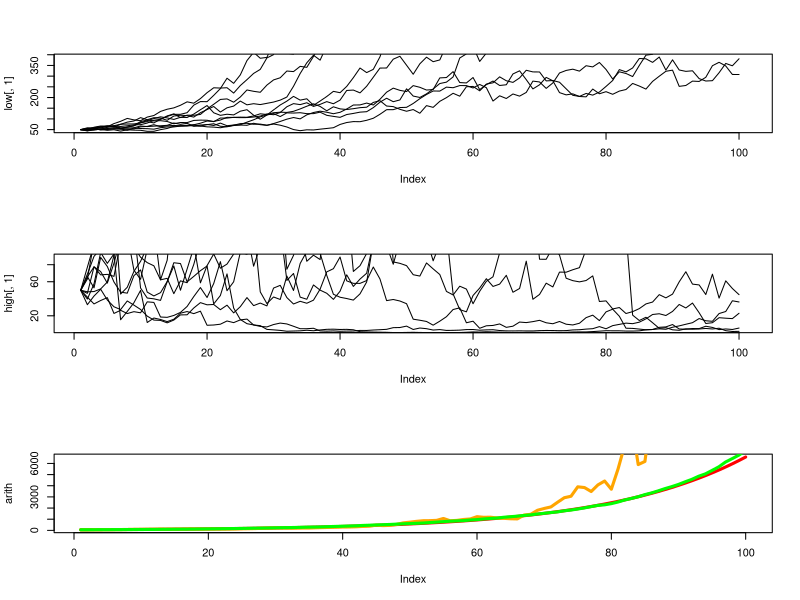

Here is the R script that generated this plot:
#####################################################
#lambda varies over time
#####################################################

low <- as.data.frame(matrix(ncol=100, nrow=100))

high <- as.data.frame(matrix(ncol=100, nrow=100))

t <- seq(2,101, by=1)
N0 <- 50
high[1,] <- N0
low[1,] <- N0

for(i in 1:100){
  for(j in 1:100){
	lambda <- rnorm(n=100, mean=1.05,sd=.3)
	high[t[i],j] <- high[(t[i]-1),j]*lambda[t[i]]
}
}

for(i in 1:100){
  for(j in 1:100){
    lambda <- rnorm(n=100, mean=1.05,sd=.1)
    low[t[i],j] <- low[(t[i]-1),j]*lambda[t[i]]
  }
}



low$mean <- rowMeans(low)
high$mean <- rowMeans(high)

#generate the arith mean
lambda <- rep(1.05,100)
t <- seq(1,100,by=1)
arith <- N0*(lambda^t)

par(mfcol=c(3,1))

#plot low 
plot(low[,1] ,  type="l")
for(i in 2:10){
  lines(low[,i], type="l")
}

#plot high 
plot(high[,1],type="l")
for(i in 2:10){
  lines(high[,i], type="l")
}

# plot means
plot(arith, col="red", type="l", lwd=3)
lines(high$mean,  col="orange",lwd=3)
lines(low$mean,  col="green", lwd=3)
